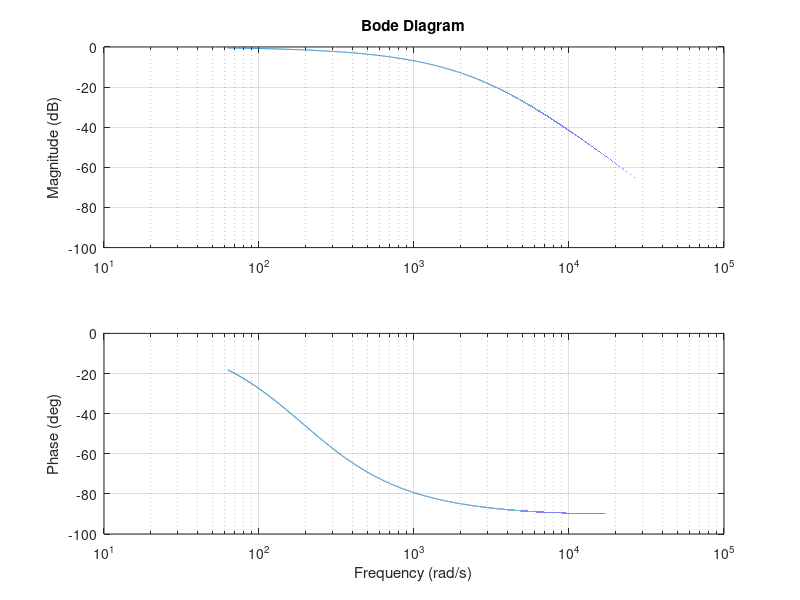

Write MATLAB code to recreate this figure.
%% theoretical gain 
f=linspace(10,10000,100000);
w=2.*pi.*f;
r=22000;
c1=0.93e-9;
c2=234e-9;
c3=37.2e-9;

denom=((r.^3).*c1.*c2.*c3.*(w.^3))+(2.*(r.^2).*c1.*(c2+c3).*(w.^2))+(r.*(3.*c1+c3).*w)+1;
tgain=1./denom;

%% theoretical phase shift 
tphase=-atan(((r.^3).*c1.*c2.*c3.*(w.^3))+(2.*(r.^2).*c1.*(c1+c3).*(w.^2))+(r.*(3.*c1+c2).*w));
tphase=tphase.*180./pi;

%% plot 
subplot(2,1,1)
semilogx(w,20.*log10(tgain))
hold on
grid on
ylabel('Magnitude (dB)')
title('Bode Diagram')

subplot(2,1,2)
semilogx(w,tphase)
grid on
ylabel('Phase (deg)')
xlabel('Frequency (rad/s)')